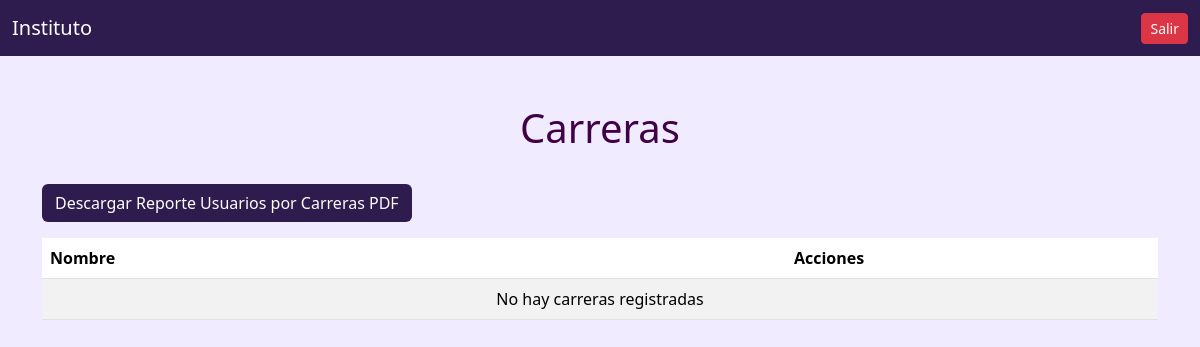
The page /careers/ on the database as committed earlier.
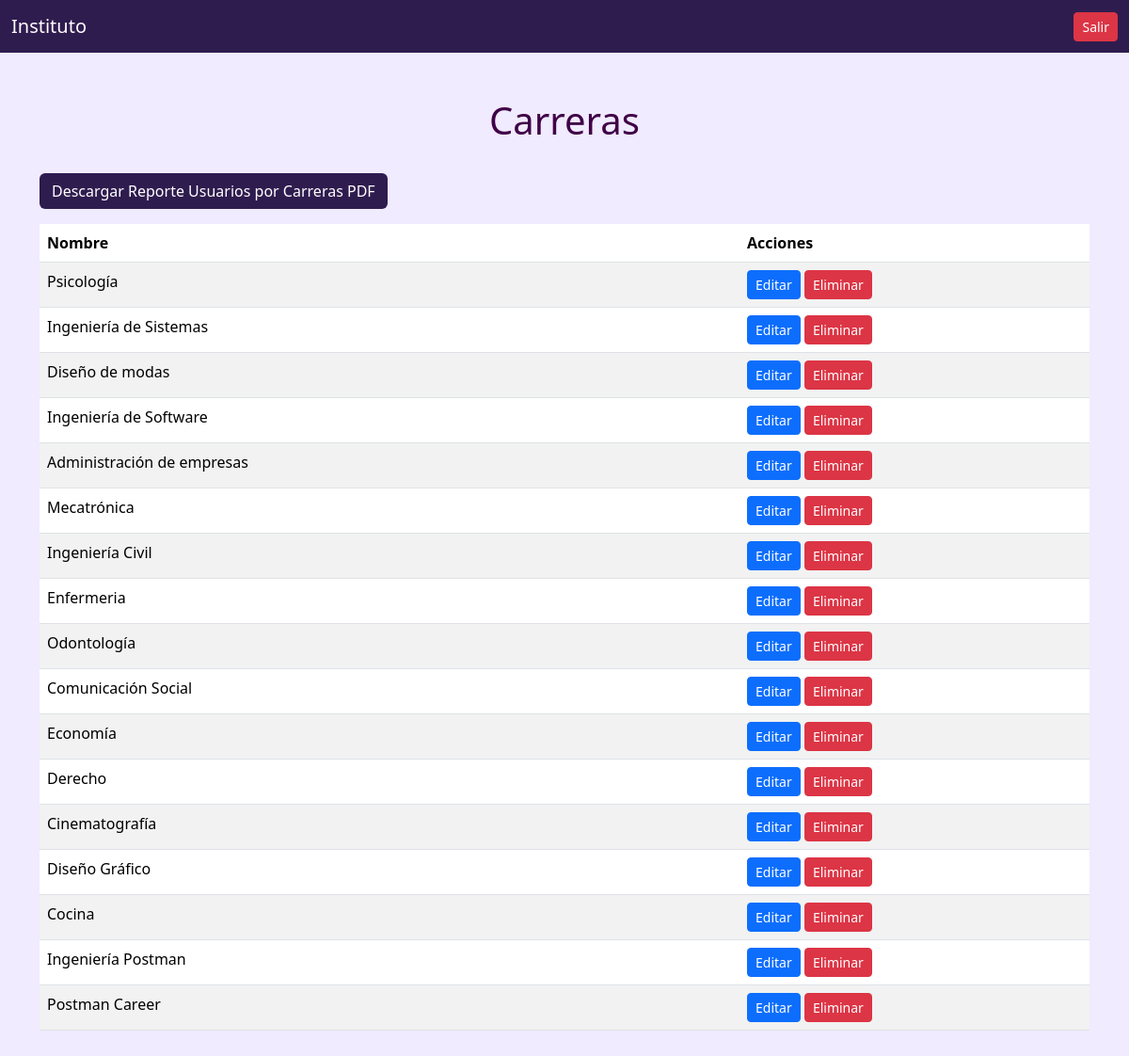
The same page on the database as committed later.
### institute/models.py (models this page shows, shortened)
class Career(models.Model):
    id = models.BigAutoField(primary_key=True)
    name = models.CharField(max_length=100, unique=True)

### institute/views.py (the view)
# urls.py: path('careers/', career_list, name='career_list'),
def career_list(request):
    careers = Career.objects.all()
    return render(request, 'institute/career_list.html', {'careers': careers})

### templates/institute/career_list.html (shortened to what this page needs)
{% extends 'base.html' %}
{% block content %}
<h1>Carreras</h1>
<div class="mb-3">
    <a href="{% url 'career_users_report' %}" class="btn btnprimary">
        Descargar Reporte Usuarios por Carreras PDF
    </a>
</div>
<table class="table table-striped">
    <thead>
        <tr>
            <th class="col-md-8">Nombre</th>
            <th class="col-md-4">Acciones</th>
        </tr>
    </thead>
    <tbody>
        {% for career in careers %}
        <tr>
            <td>{{ career.name }}</td>
            <td>
                <button type="button" class="btn btn-primary btn-sm" data-bs-toggle="modal" data-bs-target="#editCareerModal{{ career.id }}">
                    Editar
                </button>
                <button type="button" class="btn btn-danger btn-sm" data-bs-toggle="modal" data-bs-target="#deleteCareerModal{{ career.id }}">
                    Eliminar
                </button>
            </td>
        </tr>
        {% empty %}
        <tr>
            <td colspan="3" class="text-center">No hay carreras registradas</td>
        </tr>
        {% endfor %}
    </tbody>
</table>
<br/>
{% endblock %}

### templates/base.html (shortened to what this page needs)
{% load static %}
<!DOCTYPE html>
<html lang="es">
<head>
    <link href="https://cdn.jsdelivr.net/npm/bootstrap@5.3.7/dist/css/bootstrap.min.css" rel="stylesheet">
    <link rel="stylesheet" href="{% static 'institute/style.css' %}">
</head>
<body>
    <nav class="navbar navbar-expand-lg navbar-dark">
        <div class="container-fluid">
            <a class="navbar-brand" href="#">Instituto</a>
            <div class="collapse navbar-collapse" id="navbarText">
                <div class="d-flex align-items-center">
                    <a href="{% url 'logout' %}" class="btn btn-danger btn-sm">Salir</a>
                </div>
            </div>
        </div>
    </nav>
    <div class="container mt-4">
        {% block content %}
        {% endblock %}
    </div>
</body>
</html>

### static/institute/style.css (style rules this page uses)
body { background-color: #F0EBFF; margin-bottom: 20px; }
.navbar { background-color: #2F1C4F; }
h1 { text-align: center; color: #400147; padding: 3vh; }
.btnprimary { background-color: #2F1C4F; color: white }

Rows that differ between the two databases and show on the page:
added Career: name "Psicología"
added Career: name "Ingeniería de Sistemas"
added Career: name "Diseño de modas"
added Career: name "Ingeniería de Software"
added Career: name "Administración de empresas"
added Career: name "Mecatrónica"
added Career: name "Ingeniería Civil"
added Career: name "Enfermeria"
added Career: name "Odontología"
added Career: name "Comunicación Social"
added Career: name "Economía"
added Career: name "Derecho"
added Career: name "Cinematografía"
added Career: name "Diseño Gráfico"
added Career: name "Cocina"
added Career: name "Ingeniería Postman"
added Career: name "Postman Career"
Other text that changed with them:
text no longer shown: "No hay carreras registradas"
